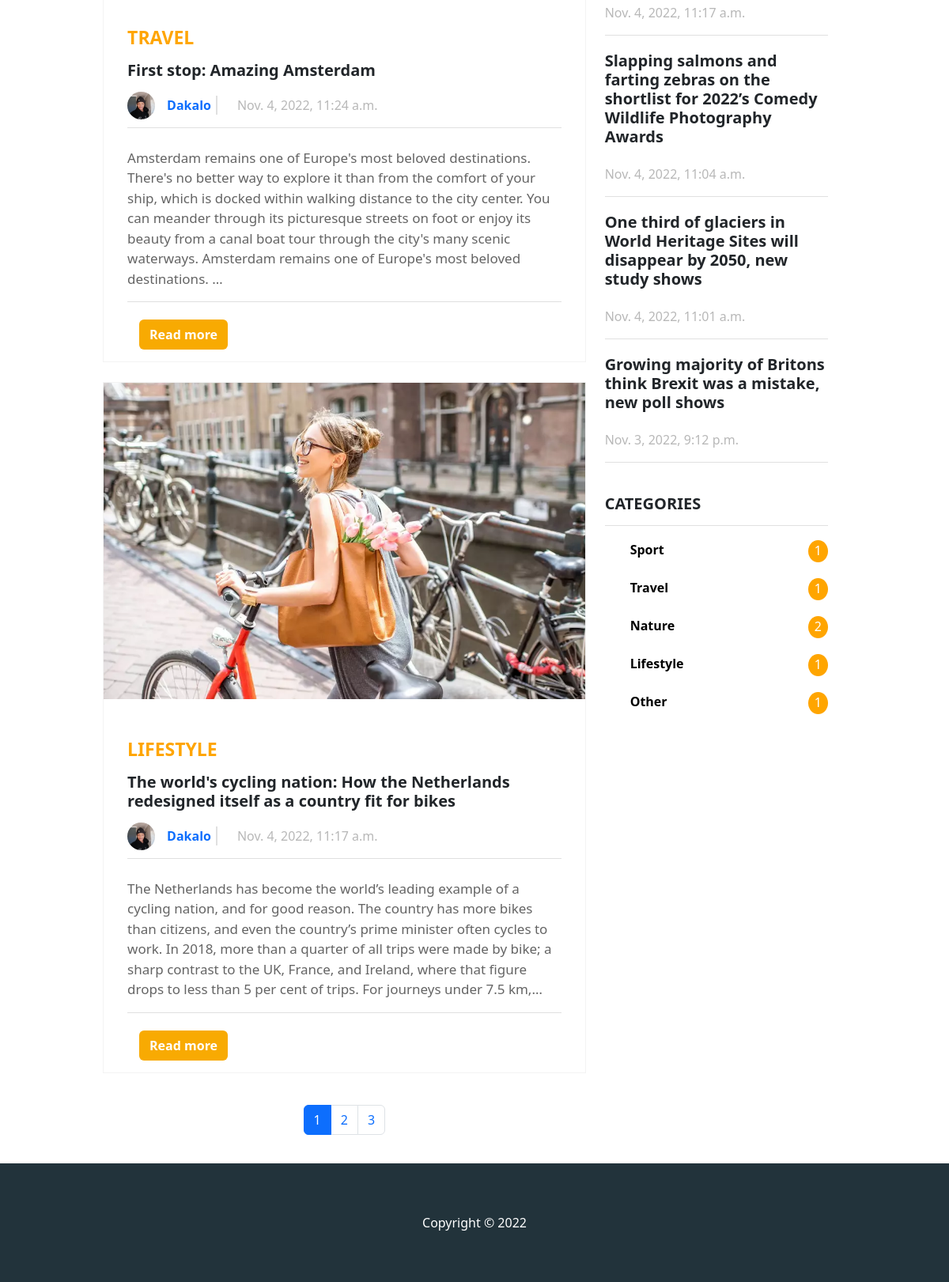
Before: / (lower part) with the older database file.
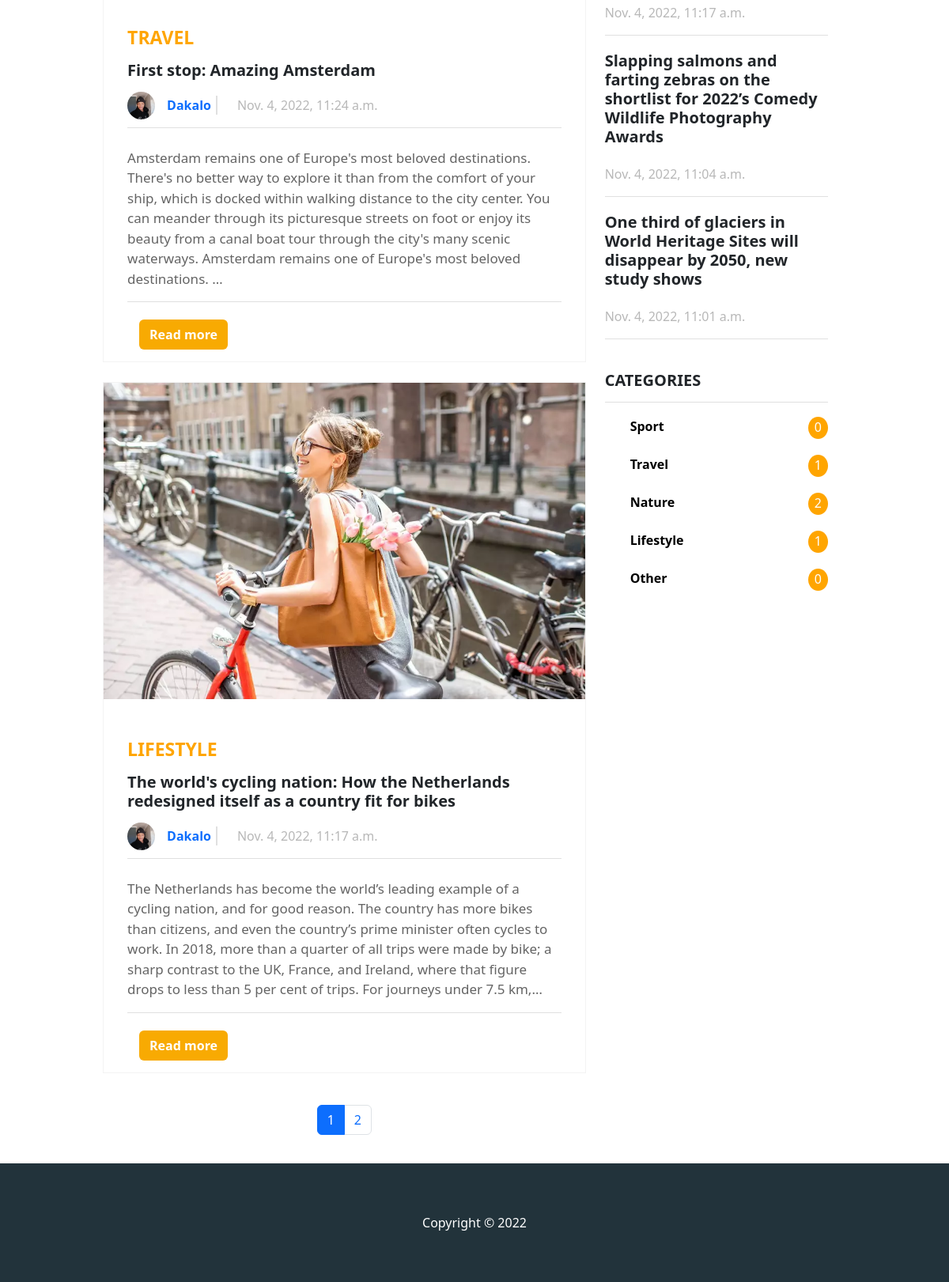
After: the same page with the newer database file.
### articles/models.py (models this page shows, shortened)
class Article(models.Model):
    CATEGOTY = (
        ('Sport', 'Sport'),
        ('Nature', 'Nature'),
        ('Travel', 'Travel'),
        ('Lifestyle', 'Lifestyle'),
        ('Other', 'Other'),
    )
    category = models.CharField(max_length=255, blank=False, null=False,choices=CATEGOTY)
    author =  models.ForeignKey(User,blank=False, null=False ,on_delete=models.CASCADE)
    date_time= models.DateTimeField(default=datetime.datetime.now)
    topic = models.CharField(max_length=100, blank=False, null=False)
    intro = models.CharField(max_length=255, blank=False, null=False)
    story = models.TextField(blank=False, null=False)
    story_image = models.ImageField(null=False, blank=False, upload_to='images/')

### authors/models.py (models this page shows, shortened)
class Profile(models.Model):
    gender = (
        ("Male", "Male"),
        ("Female", "Female")
    )
    user = models.OneToOneField(User, null=False, blank=False, on_delete=models.CASCADE)
    gender = models.CharField(max_length=50, blank=False, null=True, choices=gender)
    bio = models.TextField(null=True, blank=True)
    profile_image = models.ImageField(null=True, blank=True, upload_to='images/')
    facebook_url = models.URLField(null=True, blank=True)
    twitter_url = models.URLField(null=True, blank=True)
    youtube_url = models.URLField(null=True, blank=True)
    web_url = models.URLField(null=True, blank=True)

### articles/views.py (the view)
# urls.py: 2. Add a URL to urlpatterns:  path('', views.home, name='home')
def home(request):
    article_list = Article.objects.all().order_by('-date_time')
    latest_stories_list = []
    for article in article_list:
        latest_stories_list.append(article)
        if len(latest_stories_list) >= 5:
           break
    paginator = Paginator(article_list, per_page= 2)
    page_number = request.GET.get('page',1)
    page_obj = paginator.get_page(page_number)
    count_data = get_article_count(Article)
    sport_count = count_data['sport_count']
    travel_count = count_data['travel_count']
    nature_count = count_data['nature_count']
    lifestyle_count = count_data['lifestyle_count']
    other_count = count_data['other_count']
    context = {
        'latest_stories_list': latest_stories_list,
        'page_number': int(page_number),
        'paginator': paginator,
        'article_list': page_obj.object_list,
        'sport_count': sport_count,
        'travel_count':travel_count,
        'nature_count': nature_count,
        'lifestyle_count': lifestyle_count,
        'other_count': other_count,
    }
    return render(request, 'articles/home.html', context)

### articles/utils.py (called while the page is built)
def get_article_count(artlicle):
    sport_articles_count = artlicle.objects.filter(category='Sport').count()
    travel_articles_count = artlicle.objects.filter(category='Travel').count()
    nature_articles_count = artlicle.objects.filter(category='Nature').count()
    lifestyle_articles_count = artlicle.objects.filter(category='Lifestyle').count()
    other_articles_count = artlicle.objects.filter(category='Other').count()
    return {
        'sport_count': sport_articles_count,
        'travel_count': travel_articles_count,
        'nature_count': nature_articles_count,
        'lifestyle_count': lifestyle_articles_count,
        'other_count': other_articles_count
    }

### articles/templates/articles/home.html (shortened to what the changed rows need)
{% extends 'articles/base.html' %}
{% load static %}
{% block content %}
    <div class="bottom-section">
        <div class="article-section" id="article-section" >
            <div class="articles">
                <div class="closed">
                    {% for article in article_list %}
                        <div class="article">
                            <div class="article-image">
                                <img class="article-image-image" src="{{article.story_image.url}}" alt="">
                            </div>
                            <div class="article-content">
                                <div class="article-header-details">
                                    <h5 class="category">{{article.category}}</h5>
                                    <h5 class="title">{{article.topic}}</h5>
                                    <div class="admin-stuff">
                                        <div class="admin-identity">
                                            {% if article.author.profile.profile_image %}
                                                <div class="admin-identity-image">
                                                    <img class="article-profile-image" src="{{article.author.profile.profile_image.url}}" alt="">
                                                </div>
                                            {% else %}
                                                <div class="admin-identity-image">
                                                    <img class="article-profile-image" src="{% static 'images/default_avatar.jpg' %}" alt="">
                                                </div>
                                            {% endif %}
                                            <p class="author-name"><a class ="author-link" href="{% url 'profile' article.author.id %}">{{article.author.first_name}}</a></p>
                                        </div>
                                        <p class="time">{{article.date_time}}</p>
                                    </div>
                                </div>
                                <div class="story">
                                    <p>
                                        {{article.story|truncatechars:400}}
                                    </p>
                                </div>
                                <div class="article-footer">
                                    <a class="btn btn-read-more" href="{% url 'article' article.id %}">Read more</a>
                                </div>
                            </div>
                        </div>
                    {% endfor %}
                </div>
                {% if paginator.num_pages > 1 %}
                    <ul class="pagination">
                        {% for i in paginator.page_range %}
                            <li class="page-item {% if i == page_number %} active {% endif %}">
                                <a class="page-link" href="?page={{i}}">{{i}}</a>
                            </li>
                        {% endfor %}
                    </ul>
                {% endif %}
            </div>
            <div class="information-tab">
                <div class="recent-posts">
                    {% for article in latest_stories_list %}
                        <div class="recent-post">
                            <h5>{{article.topic}}</h5>
                            <p>{{article.date_time}}</p>
                        </div>
                    {% endfor %}
                </div>
                <div class="categories">
                    <ul>
                        <li>
                            <a href="{% url 'filter_articles' 'sport' %}">Sport</a><span class="count">{{sport_count}}</span>
                        </li>
                        <li>
                            <a href="{% url 'filter_articles' 'other' %}">Other</a><span class="count">{{other_count}}</span>
                        </li>
                    </ul>
                </div>
            </div>
        </div>
    </div>
{% endblock %}

Changed rows visible on the page:
removed Article: topic "Growing majority of Britons think Brexit was a mistake, new poll shows", date_time "Nov. 3, 2022, 9:12 p.m."
Other visible differences:
{{ sport_count }}: "1" → "0"
{{ other_count }}: "1" → "0"
list line gone: "3"
